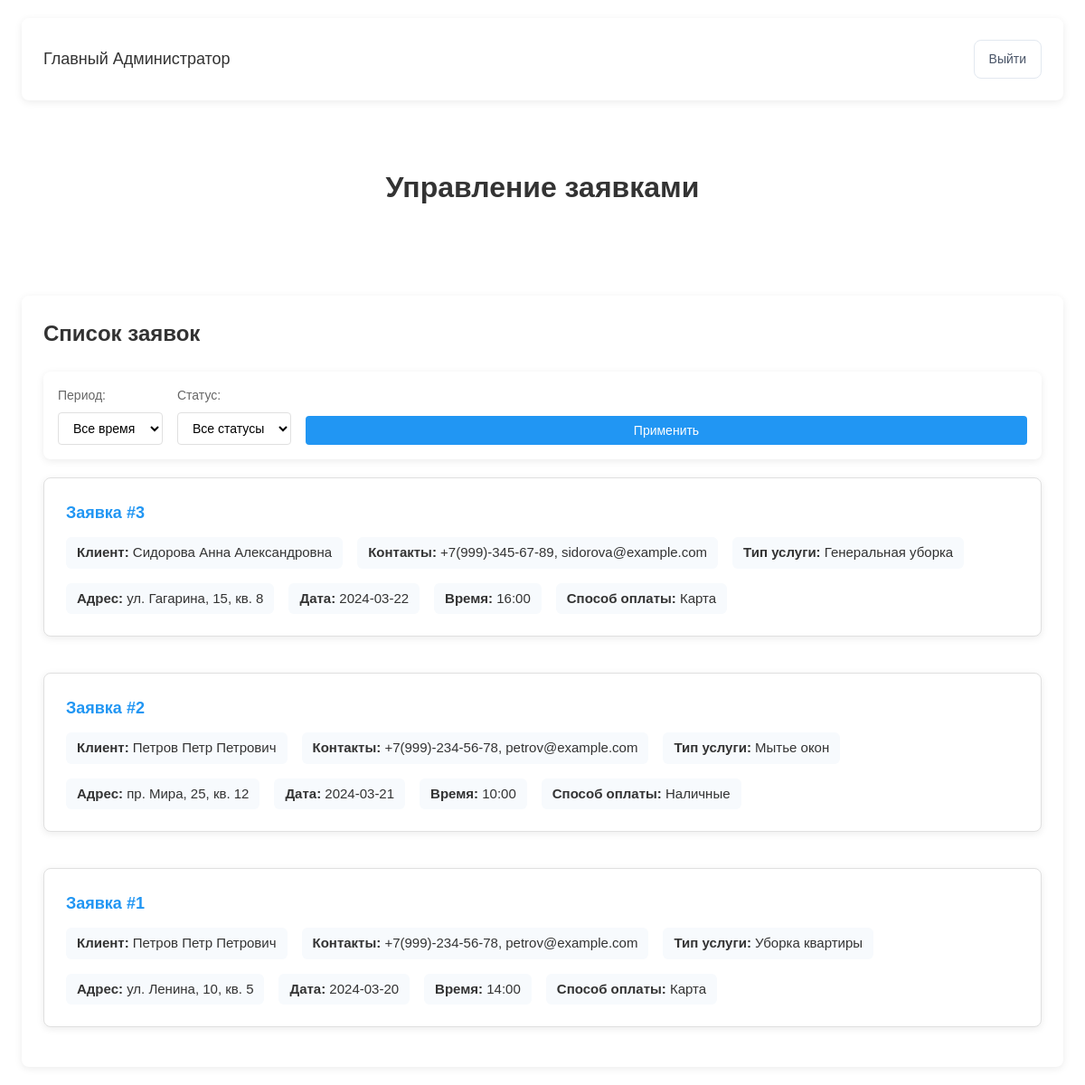
The app's page /frontend/pages/admin/requests.php (signed in) with its own data.
### tables this page shows
CREATE TABLE users (
        id INTEGER PRIMARY KEY,
        first_name TEXT NOT NULL,
        last_name TEXT NOT NULL,
        middle_name TEXT,
        phone TEXT UNIQUE NOT NULL,
        email TEXT UNIQUE NOT NULL,
        login TEXT UNIQUE NOT NULL,
        password TEXT NOT NULL,
        role TEXT NOT NULL DEFAULT 'user'
    );

CREATE TABLE requests (
        id INTEGER PRIMARY KEY,
        user_id INTEGER NOT NULL,
        address TEXT NOT NULL,
        contact_info TEXT NOT NULL,
        service_type TEXT NOT NULL,
        preferred_date TEXT NOT NULL,
        preferred_time TEXT NOT NULL,
        payment_type TEXT NOT NULL,
        status TEXT NOT NULL DEFAULT 'новая заявка',
        reject_reason TEXT,
        FOREIGN KEY (user_id) REFERENCES users(id) ON DELETE CASCADE
    );

### frontend/scripts/utils.php (called while the page is built, shortened)
<?php
function numberToPhone($number) {
    $number = preg_replace('/[^0-9]/', '', $number);
    if (strlen($number) === 11) {
        return sprintf(
            '+7(%s)-%s-%s-%s',
            substr($number, 1, 3),
            substr($number, 4, 3),
            substr($number, 7, 2),
            substr($number, 9, 2)
        );
    }
    return $number;
}

### frontend/pages/admin/requests.php (the view, shortened to what this page needs)
<?php
require_once '../../scripts/utils.php';
try {
    $db = new PDO('sqlite:../../../backend/database.db');
    $db->setAttribute(PDO::ATTR_ERRMODE, PDO::ERRMODE_EXCEPTION);
    $stmt = $db->prepare("SELECT first_name, last_name, middle_name FROM users WHERE id = ?");
    $stmt->execute([$_SESSION['user_id']]);
    $admin = $stmt->fetch(PDO::FETCH_ASSOC);
    $time_filter = $_GET['time_filter'] ?? 'all';
    $status_filter = $_GET['status_filter'] ?? 'all';
    $sql = "SELECT r.*, u.first_name, u.last_name, u.middle_name, u.phone, u.email
            FROM requests r
            JOIN users u ON r.user_id = u.id
            WHERE 1=1";
    $sql .= " ORDER BY r.preferred_date DESC, r.preferred_time DESC";
    $stmt = $db->prepare($sql);
    $stmt->execute();
    $requests = $stmt->fetchAll(PDO::FETCH_ASSOC);
} catch (PDOException $e) {
    $error = "Ошибка базы данных: " . $e->getMessage();
}
?>
<!DOCTYPE html>
<html lang="ru">
<head>
    <link rel="stylesheet" href="../../styles.css">
</head>
<body class="home-page">
    <div class="home-container">
        <div class="home-header">
            <div class="user-info">
                <div class="user-name">
                    <?php echo htmlspecialchars($admin['first_name'] . ' ' . $admin['last_name'] . ' ' . $admin['middle_name']); ?>
                </div>
            </div>
            <div class="header-actions">
                <a href="../../scripts/logout.php" class="back-link">
                    Выйти
                </a>
            </div>
        </div>
        <div class="content">
            <div class="welcome-section">
                <h1>Управление заявками</h1>
            </div>
            <?php if (isset($error)): ?>
                <div class="error-message">
                    <?php echo $error; ?>
                </div>
            <?php else: ?>
                <div class="requests-section">
                    <div class="section-header">
                        <h2>Список заявок</h2>
                    </div>
                    <div class="filters">
                        <form method="GET" action="" class="filter-form">
                            <div class="filter-group">
                                <label for="time_filter">Период:</label>
                                <select name="time_filter" id="time_filter">
                                    <option value="all" <?php echo $time_filter === 'all' ? 'selected' : ''; ?>>Все время</option>
                                </select>
                            </div>
                            <div class="filter-group">
                                <label for="status_filter">Статус:</label>
                                <select name="status_filter" id="status_filter">
                                    <option value="all" <?php echo $status_filter === 'all' ? 'selected' : ''; ?>>Все статусы</option>
                                </select>
                            </div>
                            <button type="submit" class="filter-btn">Применить</button>
                        </form>
                    </div>
                    <?php if (empty($requests)): ?>
                        <div class="empty-state">
                            <p>Нет активных заявок</p>
                        </div>
                    <?php else: ?>
                        <div class="requests-list">
                            <?php foreach ($requests as $request): ?>
                                <div class="request-card">
                                    <div class="request-header">
                                        <h3>Заявка #<?php echo htmlspecialchars($request['id']); ?></h3>
                                        <span class="status status-<?php echo str_replace(' ', '-', strtolower($request['status'])); ?>">
                                        </span>
                                    </div>
                                    <div class="request-body">
                                        <div class="request-info">
                                            <div class="info-item">
                                                <span><strong>Клиент:</strong> <?php echo htmlspecialchars($request['last_name'] . ' ' . $request['first_name'] . ' ' . $request['middle_name']); ?></span>
                                            </div>
                                            <div class="info-item">
                                                <span><strong>Контакты:</strong> <?php echo htmlspecialchars(numberToPhone($request['phone'])); ?>, <?php echo htmlspecialchars($request['email']); ?></span>
                                            </div>
                                            <div class="info-item">
                                                <span><strong>Тип услуги:</strong> <?php echo htmlspecialchars($request['service_type']); ?></span>
                                            </div>
                                            <div class="info-item">
                                                <span><strong>Адрес:</strong> <?php echo htmlspecialchars($request['address']); ?></span>
                                            </div>
                                            <div class="info-item">
                                                <span><strong>Дата:</strong> <?php echo htmlspecialchars($request['preferred_date']); ?></span>
                                            </div>
                                            <div class="info-item">
                                                <span><strong>Время:</strong> <?php echo htmlspecialchars($request['preferred_time']); ?></span>
                                            </div>
                                            <div class="info-item">
                                                <span><strong>Способ оплаты:</strong> <?php echo htmlspecialchars($request['payment_type']); ?></span>
                                            </div>
                                        </div>
                                    </div>
                                </div>
                            <?php endforeach; ?>
                        </div>
                    <?php endif; ?>
                </div>
            <?php endif; ?>
        </div>
    </div>
</body>
</html>

### frontend/styles.css (style rules this page uses)
:root { --color-primary: #2196F3; --color-danger: #f44336; --color-info: #03A9F4; --color-success: #4CAF50; --color-text: #333; --color-text-light: #666; --color-border: #e0e0e0; --color-white: #fff; --space: 1rem; --space-sm: 0.5rem; --space-lg: 2rem; --radius: 4px; --radius-lg: 8px; --shadow: 0 2px 8px rgba(0, 0, 0, 0.08); --shadow-hover: 0 4px 12px rgba(0, 0, 0, 0.12); }
* { box-sizing: border-box; margin: 0; padding: 0; }
body { font-family: Arial, sans-serif; margin: 0; padding: 0; line-height: 1.5; min-height: 100vh; display: flex; align-items: center; justify-content: center; }
body.home-page { align-items: start; margin-block: 20px; }
h1, h2, h3 { margin: 0; color: var(--color-text); }
h1 { font-size: 24px; margin-bottom: 20px; text-align: center; }
h2 { font-size: 20px; }
h3 { font-size: 18px; }
form { display: flex; flex-direction: column; gap: 20px; }
label { font-size: 14px; color: #666; }
button { padding: 10px; background-color: #2563eb; color: white; border: none; border-radius: 4px; font-size: 16px; cursor: pointer; }
.status { padding: 4px 12px; border-radius: 12px; font-size: 14px; font-weight: 500; color: white; }
.home-container { max-width: 1400px; padding: 0 24px; width: 100%; }
.home-header { background: var(--color-white); padding: 24px; border-radius: var(--radius-lg); margin-bottom: 32px; display: flex; justify-content: space-between; align-items: center; box-shadow: var(--shadow); }
.user-info { display: flex; align-items: center; gap: 16px; }
.user-name { font-size: 18px; font-weight: 500; color: var(--color-text); }
.header-actions { display: flex; gap: 16px; }
.welcome-section { text-align: center; padding: 40px 0; margin-bottom: 40px; }
.welcome-section h1 { font-size: 32px; color: var(--color-text); margin-bottom: 16px; }
.requests-section { background: var(--color-white); border-radius: var(--radius-lg); box-shadow: var(--shadow); padding: 24px; }
.section-header { display: flex; justify-content: space-between; align-items: center; margin-bottom: 24px; }
.section-header h2 { font-size: 24px; color: var(--color-text); margin: 0; }
.requests-list { display: flex; flex-direction: column; gap: 20px; }
.request-card { background: var(--color-white); border-radius: var(--radius-lg); box-shadow: var(--shadow); padding: 24px; margin-bottom: 20px; transition: box-shadow 0.2s, transform 0.2s; border: 1px solid var(--color-border); }
.request-header { display: flex; justify-content: space-between; align-items: center; margin-bottom: 12px; }
.request-header h3 { font-size: 18px; font-weight: 600; color: var(--color-primary); margin: 0; }
.request-body { display: flex; flex-direction: column; gap: 8px; }
.request-info { display: flex; flex-wrap: wrap; gap: 16px; }
.info-item { background: #f7fafd; border-radius: 6px; padding: 6px 12px; font-size: 15px; color: var(--color-text); }
button { width: 100%; padding: 12px; background-color: #4299e1; color: white; border: none; border-radius: 8px; font-size: 14px; font-weight: 500; cursor: pointer; display: flex; align-items: center; justify-content: center; gap: 8px; transition: all 0.2s; }
.back-link { display: flex; align-items: center; gap: 6px; color: #4a5568; text-decoration: none; font-size: 14px; font-weight: 500; padding: 10px 16px; border: 1px solid #e2e8f0; border-radius: 8px; transition: all 0.2s; }
a { color: #2563eb; text-decoration: none; }
.filters { margin-bottom: 20px; padding: 16px; background: var(--color-white); border-radius: var(--radius-lg); box-shadow: var(--shadow); }
.filter-form { display: flex; gap: 16px; flex-direction: row; align-items: flex-end; }
.filter-group { display: flex; flex-direction: column; gap: 8px; }
.filter-group label { font-size: 14px; color: var(--color-text-light); }
.filter-group select { padding: 8px 12px; border: 1px solid var(--color-border); border-radius: var(--radius); font-size: 14px; background-color: var(--color-white); transition: border-color 0.2s; }
.filter-btn { padding: 8px 16px; background-color: var(--color-primary); color: white; border: none; border-radius: var(--radius); font-size: 14px; cursor: pointer; transition: background-color 0.2s, transform 0.2s; }

### records on screen
users: first_name+last_name+middle_name "Главный Администратор"
requests: id "3", user.middle_name "Сидорова Анна Александровна", user.phone "+7(999)-345-67-89", user.email "sidorova@example.com", service_type "Генеральная уборка", address "ул. Гагарина, 15, кв. 8", preferred_date "2024-03-22", preferred_time "16:00", payment_type "Карта"
requests: id "2", user.middle_name "Петров Петр Петрович", user.phone "+7(999)-234-56-78", user.email "petrov@example.com", service_type "Мытье окон", address "пр. Мира, 25, кв. 12", preferred_date "2024-03-21", preferred_time "10:00", payment_type "Наличные"
requests: id "1", user.middle_name "Петров Петр Петрович", user.phone "+7(999)-234-56-78", user.email "petrov@example.com", service_type "Уборка квартиры", address "ул. Ленина, 10, кв. 5", preferred_date "2024-03-20", preferred_time "14:00", payment_type "Карта"
